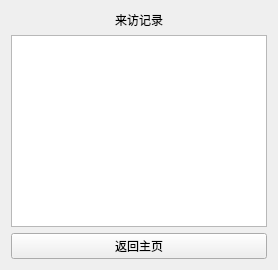
<?xml version="1.0" encoding="UTF-8"?>
<ui version="4.0">
 <class>VisitRecordWidget</class>
 <widget class="QWidget" name="VisitRecordWidget">
  <layout class="QVBoxLayout" name="verticalLayoutVisit">
   <item>
    <widget class="QLabel" name="labelVisitTitle">
     <property name="text">
      <string>来访记录</string>
     </property>
     <property name="alignment">
      <set>Qt::AlignmentFlag::AlignCenter</set>
     </property>
    </widget>
   </item>
   <item>
    <widget class="QListWidget" name="listWidgetVisits"/>
   </item>
   <item>
    <widget class="QPushButton" name="btnBackFromVisit">
     <property name="text">
      <string>返回主页</string>
     </property>
    </widget>
   </item>
  </layout>
 </widget>
 <resources/>
 <connections/>
</ui>
